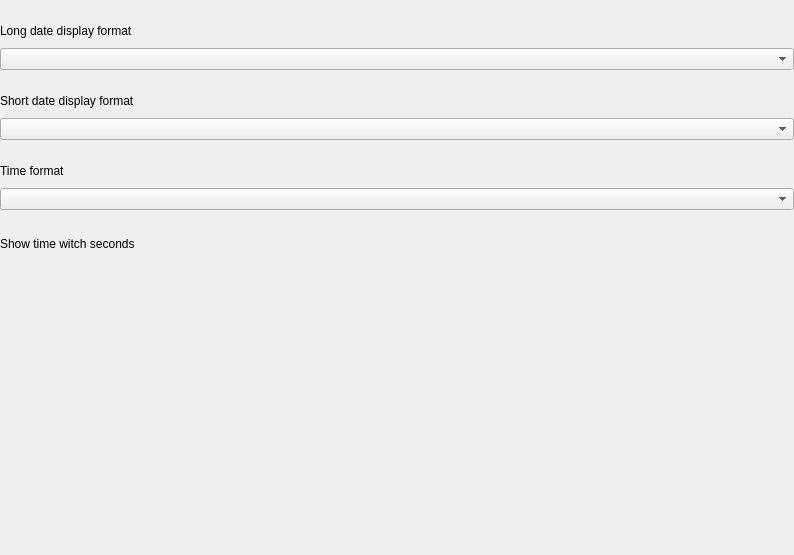
<?xml version="1.0" encoding="UTF-8"?>
<ui version="4.0">
 <class>DisplayFormatSettings</class>
 <widget class="QWidget" name="DisplayFormatSettings">
  <property name="geometry">
   <rect>
    <x>0</x>
    <y>0</y>
    <width>794</width>
    <height>555</height>
   </rect>
  </property>
  <property name="windowTitle">
   <string>DisplayFormatSettings</string>
  </property>
  <layout class="QVBoxLayout" name="verticalLayout">
   <property name="spacing">
    <number>0</number>
   </property>
   <property name="leftMargin">
    <number>0</number>
   </property>
   <property name="topMargin">
    <number>0</number>
   </property>
   <property name="rightMargin">
    <number>0</number>
   </property>
   <property name="bottomMargin">
    <number>0</number>
   </property>
   <item>
    <layout class="QHBoxLayout" name="horizontalLayout">
     <property name="spacing">
      <number>0</number>
     </property>
     <property name="topMargin">
      <number>24</number>
     </property>
     <property name="bottomMargin">
      <number>10</number>
     </property>
     <item>
      <widget class="QLabel" name="label">
       <property name="text">
        <string>Long date display format</string>
       </property>
      </widget>
     </item>
    </layout>
   </item>
   <item>
    <widget class="QComboBox" name="combo_longDateFormat"/>
   </item>
   <item>
    <layout class="QHBoxLayout" name="horizontalLayout_2">
     <property name="spacing">
      <number>0</number>
     </property>
     <property name="topMargin">
      <number>24</number>
     </property>
     <property name="bottomMargin">
      <number>10</number>
     </property>
     <item>
      <widget class="QLabel" name="label_2">
       <property name="text">
        <string>Short date display format</string>
       </property>
      </widget>
     </item>
    </layout>
   </item>
   <item>
    <widget class="QComboBox" name="combo_shortDateFormat"/>
   </item>
   <item>
    <layout class="QHBoxLayout" name="horizontalLayout_3">
     <property name="topMargin">
      <number>24</number>
     </property>
     <property name="bottomMargin">
      <number>10</number>
     </property>
     <item>
      <widget class="QLabel" name="label_3">
       <property name="text">
        <string>Time format</string>
       </property>
      </widget>
     </item>
    </layout>
   </item>
   <item>
    <widget class="QComboBox" name="combo_timeFormat"/>
   </item>
   <item>
    <layout class="QHBoxLayout" name="layout_timeSeconds">
     <property name="spacing">
      <number>0</number>
     </property>
     <property name="topMargin">
      <number>24</number>
     </property>
     <property name="bottomMargin">
      <number>10</number>
     </property>
     <item>
      <widget class="QLabel" name="label_4">
       <property name="text">
        <string>Show time witch seconds</string>
       </property>
      </widget>
     </item>
     <item>
      <spacer name="horizontalSpacer">
       <property name="orientation">
        <enum>Qt::Horizontal</enum>
       </property>
       <property name="sizeHint" stdset="0">
        <size>
         <width>40</width>
         <height>20</height>
        </size>
       </property>
      </spacer>
     </item>
    </layout>
   </item>
   <item>
    <spacer name="verticalSpacer">
     <property name="orientation">
      <enum>Qt::Vertical</enum>
     </property>
     <property name="sizeHint" stdset="0">
      <size>
       <width>20</width>
       <height>40</height>
      </size>
     </property>
    </spacer>
   </item>
  </layout>
 </widget>
 <resources/>
 <connections/>
</ui>
